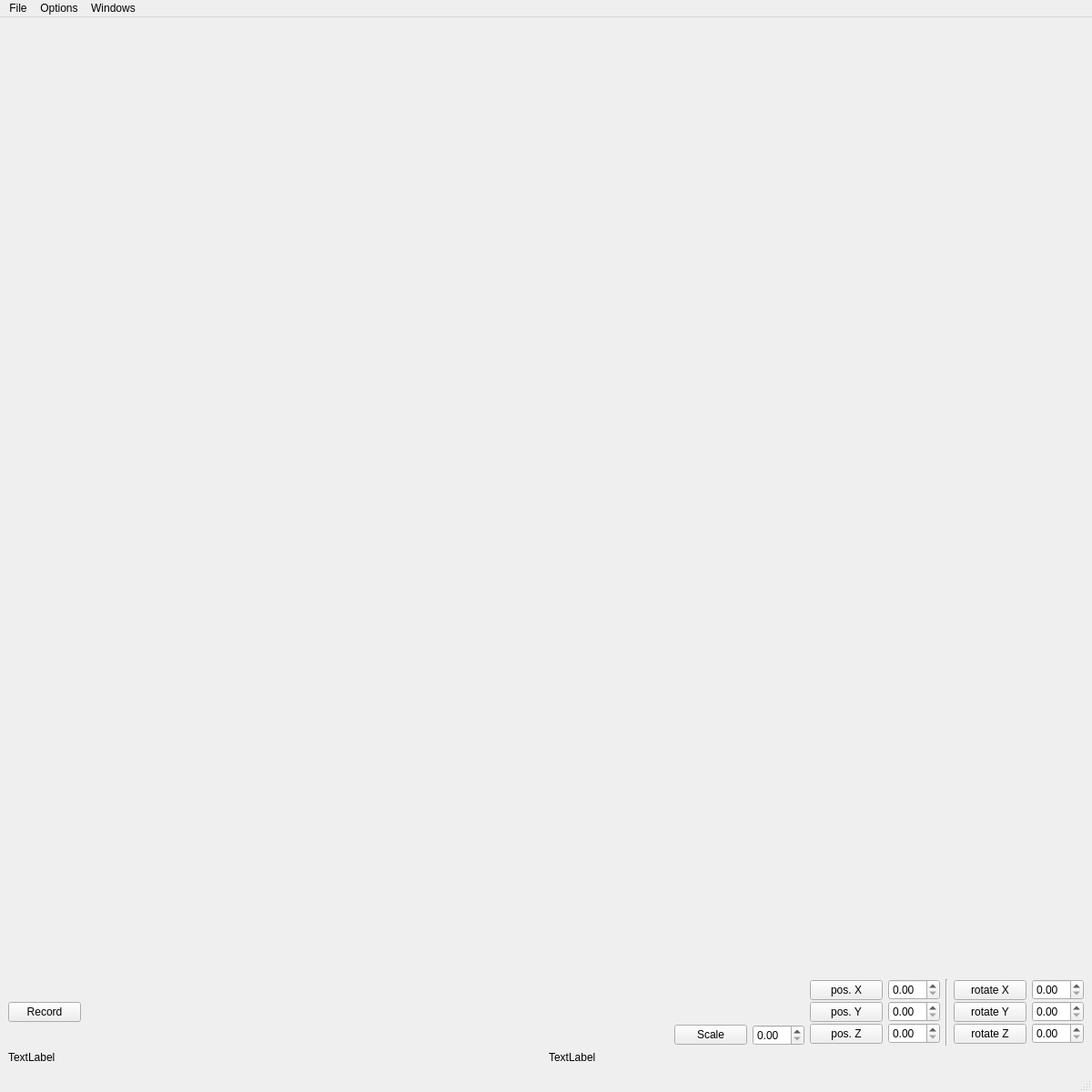
<?xml version="1.0" encoding="UTF-8"?>
<ui version="4.0">
 <class>ViewerInterface</class>
 <widget class="QMainWindow" name="ViewerInterface">
  <property name="geometry">
   <rect>
    <x>0</x>
    <y>0</y>
    <width>1200</width>
    <height>1200</height>
   </rect>
  </property>
  <property name="sizePolicy">
   <sizepolicy hsizetype="Fixed" vsizetype="Fixed">
    <horstretch>0</horstretch>
    <verstretch>0</verstretch>
   </sizepolicy>
  </property>
  <property name="windowTitle">
   <string>MainWindow</string>
  </property>
  <widget class="ViewPort" name="centralwidget">
   <property name="enabled">
    <bool>true</bool>
   </property>
   <layout class="QGridLayout" name="gridLayout">
    <item row="1" column="0">
     <layout class="QHBoxLayout" name="horizontalLayout_3">
      <item>
       <widget class="QPushButton" name="pushButton_record">
        <property name="text">
         <string>Record</string>
        </property>
       </widget>
      </item>
      <item>
       <spacer name="horizontalSpacer">
        <property name="orientation">
         <enum>Qt::Horizontal</enum>
        </property>
        <property name="sizeHint" stdset="0">
         <size>
          <width>40</width>
          <height>20</height>
         </size>
        </property>
       </spacer>
      </item>
      <item>
       <layout class="QHBoxLayout" name="horizontalLayout_4">
        <property name="topMargin">
         <number>50</number>
        </property>
        <item>
         <widget class="QPushButton" name="pushButton">
          <property name="sizePolicy">
           <sizepolicy hsizetype="Fixed" vsizetype="Fixed">
            <horstretch>0</horstretch>
            <verstretch>0</verstretch>
           </sizepolicy>
          </property>
          <property name="text">
           <string>Scale</string>
          </property>
         </widget>
        </item>
        <item>
         <widget class="QDoubleSpinBox" name="spin_box_scale">
          <property name="sizePolicy">
           <sizepolicy hsizetype="Fixed" vsizetype="Fixed">
            <horstretch>0</horstretch>
            <verstretch>0</verstretch>
           </sizepolicy>
          </property>
          <property name="focusPolicy">
           <enum>Qt::ClickFocus</enum>
          </property>
         </widget>
        </item>
       </layout>
      </item>
      <item>
       <layout class="QHBoxLayout" name="horizontalLayout" stretch="0,0">
        <item>
         <layout class="QVBoxLayout" name="verticalLayout">
          <property name="spacing">
           <number>1</number>
          </property>
          <item>
           <widget class="QPushButton" name="pushButton_pos_x">
            <property name="text">
             <string>pos. X</string>
            </property>
           </widget>
          </item>
          <item>
           <widget class="QPushButton" name="pushButton_pos_y">
            <property name="text">
             <string>pos. Y</string>
            </property>
           </widget>
          </item>
          <item>
           <widget class="QPushButton" name="pushButton_pos_z">
            <property name="text">
             <string>pos. Z</string>
            </property>
           </widget>
          </item>
         </layout>
        </item>
        <item>
         <layout class="QVBoxLayout" name="verticalLayout_2">
          <property name="spacing">
           <number>1</number>
          </property>
          <item>
           <widget class="QDoubleSpinBox" name="spin_box_position_x">
            <property name="enabled">
             <bool>true</bool>
            </property>
           </widget>
          </item>
          <item>
           <widget class="QDoubleSpinBox" name="spin_box_position_y"/>
          </item>
          <item>
           <widget class="QDoubleSpinBox" name="spin_box_position_z"/>
          </item>
         </layout>
        </item>
       </layout>
      </item>
      <item>
       <widget class="Line" name="line">
        <property name="orientation">
         <enum>Qt::Vertical</enum>
        </property>
       </widget>
      </item>
      <item>
       <layout class="QHBoxLayout" name="horizontalLayout_2" stretch="0,0">
        <item>
         <layout class="QVBoxLayout" name="verticalLayout_3">
          <property name="spacing">
           <number>1</number>
          </property>
          <item>
           <widget class="QPushButton" name="pushButton_rot_x">
            <property name="text">
             <string>rotate X</string>
            </property>
           </widget>
          </item>
          <item>
           <widget class="QPushButton" name="pushButton_rot_y">
            <property name="text">
             <string>rotate Y</string>
            </property>
           </widget>
          </item>
          <item>
           <widget class="QPushButton" name="pushButton_rot_z">
            <property name="text">
             <string>rotate Z</string>
            </property>
           </widget>
          </item>
         </layout>
        </item>
        <item>
         <layout class="QVBoxLayout" name="verticalLayout_4">
          <property name="spacing">
           <number>1</number>
          </property>
          <item>
           <widget class="QDoubleSpinBox" name="spin_box_rotate_x"/>
          </item>
          <item>
           <widget class="QDoubleSpinBox" name="spin_box_rotate_y"/>
          </item>
          <item>
           <widget class="QDoubleSpinBox" name="spin_box_rotate_z"/>
          </item>
         </layout>
        </item>
       </layout>
      </item>
     </layout>
    </item>
    <item row="0" column="0">
     <spacer name="verticalSpacer">
      <property name="orientation">
       <enum>Qt::Vertical</enum>
      </property>
      <property name="sizeHint" stdset="0">
       <size>
        <width>20</width>
        <height>40</height>
       </size>
      </property>
     </spacer>
    </item>
    <item row="3" column="0">
     <layout class="QHBoxLayout" name="horizontalLayout_5">
      <item>
       <widget class="QLabel" name="label_statusbar_vertecies_count">
        <property name="text">
         <string>TextLabel</string>
        </property>
       </widget>
      </item>
      <item>
       <widget class="QLabel" name="label_statusbar_edges_count">
        <property name="text">
         <string>TextLabel</string>
        </property>
       </widget>
      </item>
     </layout>
    </item>
   </layout>
  </widget>
  <widget class="QMenuBar" name="menubar">
   <property name="geometry">
    <rect>
     <x>0</x>
     <y>0</y>
     <width>1200</width>
     <height>22</height>
    </rect>
   </property>
   <widget class="QMenu" name="menuFile">
    <property name="title">
     <string>File</string>
    </property>
    <addaction name="actionimport"/>
    <addaction name="actionExport"/>
   </widget>
   <widget class="QMenu" name="menuOptions">
    <property name="title">
     <string>Options</string>
    </property>
    <addaction name="actionInterface_settings"/>
   </widget>
   <widget class="QMenu" name="menuWindows">
    <property name="title">
     <string>Windows</string>
    </property>
    <addaction name="actionPosition"/>
    <addaction name="actionRotation"/>
   </widget>
   <addaction name="menuFile"/>
   <addaction name="menuOptions"/>
   <addaction name="menuWindows"/>
  </widget>
  <widget class="QStatusBar" name="statusbar">
   <property name="enabled">
    <bool>true</bool>
   </property>
   <property name="autoFillBackground">
    <bool>false</bool>
   </property>
   <property name="sizeGripEnabled">
    <bool>true</bool>
   </property>
  </widget>
  <action name="actionimport">
   <property name="enabled">
    <bool>true</bool>
   </property>
   <property name="text">
    <string>Open..</string>
   </property>
  </action>
  <action name="actionExport">
   <property name="text">
    <string>Export</string>
   </property>
  </action>
  <action name="actionPosition">
   <property name="checkable">
    <bool>true</bool>
   </property>
   <property name="checked">
    <bool>true</bool>
   </property>
   <property name="text">
    <string>Position</string>
   </property>
  </action>
  <action name="actionRotation">
   <property name="checkable">
    <bool>true</bool>
   </property>
   <property name="checked">
    <bool>true</bool>
   </property>
   <property name="text">
    <string>Rotation</string>
   </property>
  </action>
  <action name="actionInterface_settings">
   <property name="text">
    <string>Viewport Settings</string>
   </property>
  </action>
 </widget>
 <customwidgets>
  <customwidget>
   <class>ViewPort</class>
   <extends>QWidget</extends>
   <header>viewport.h</header>
   <container>1</container>
  </customwidget>
 </customwidgets>
 <resources/>
 <connections/>
</ui>
